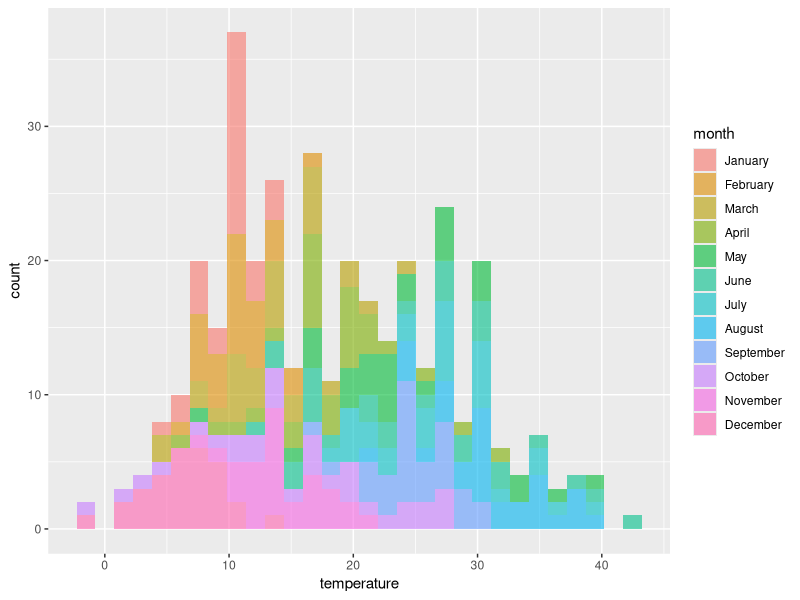
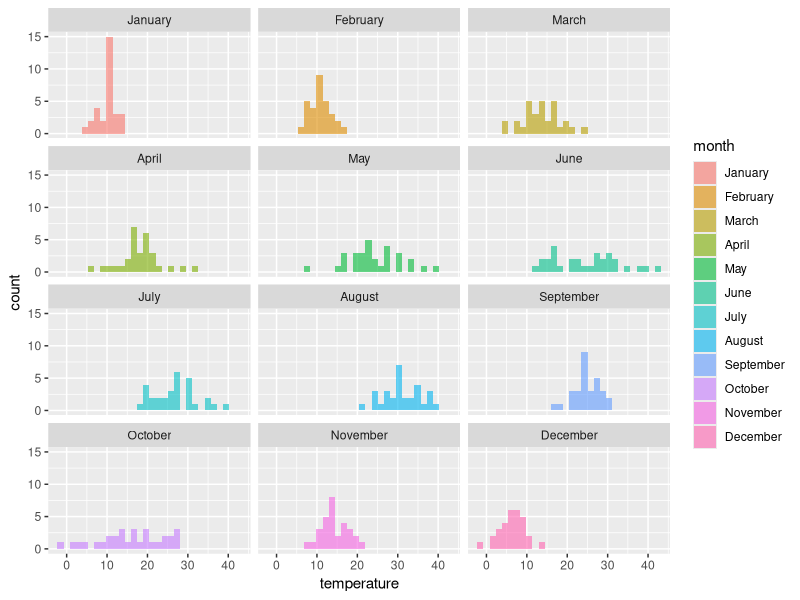
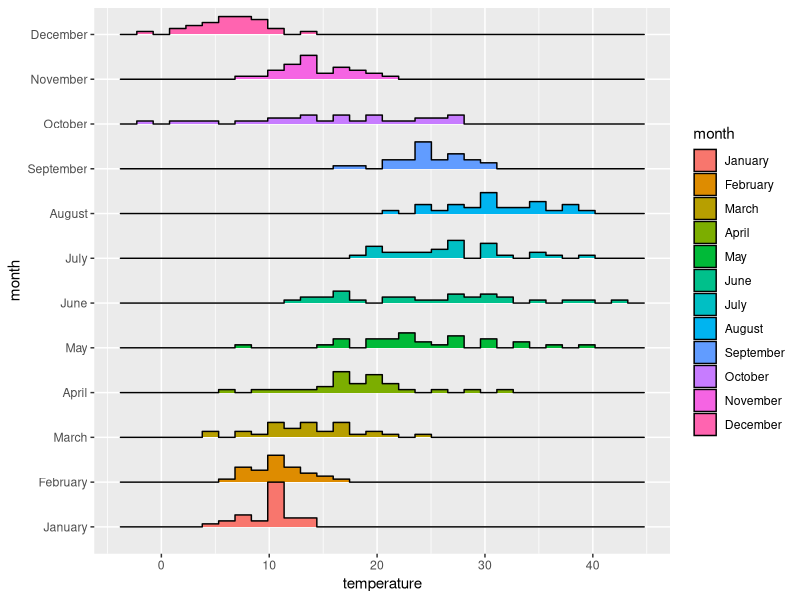
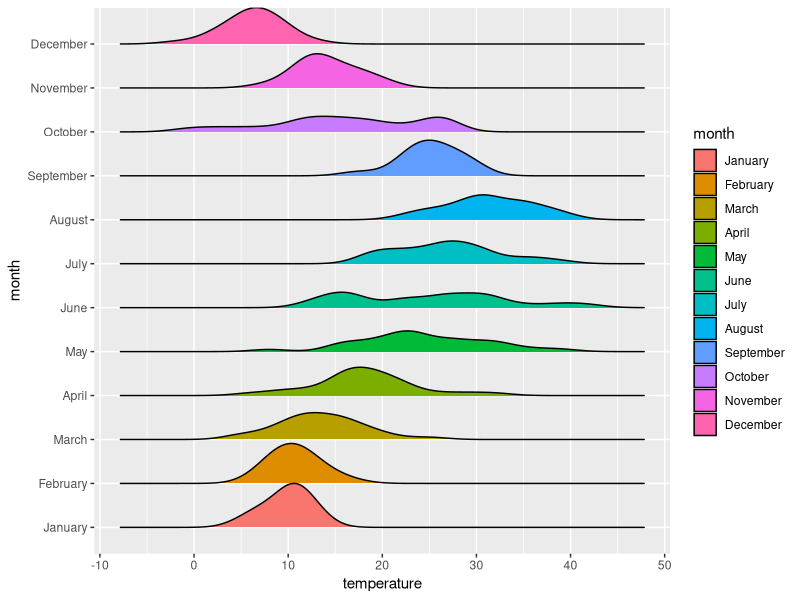
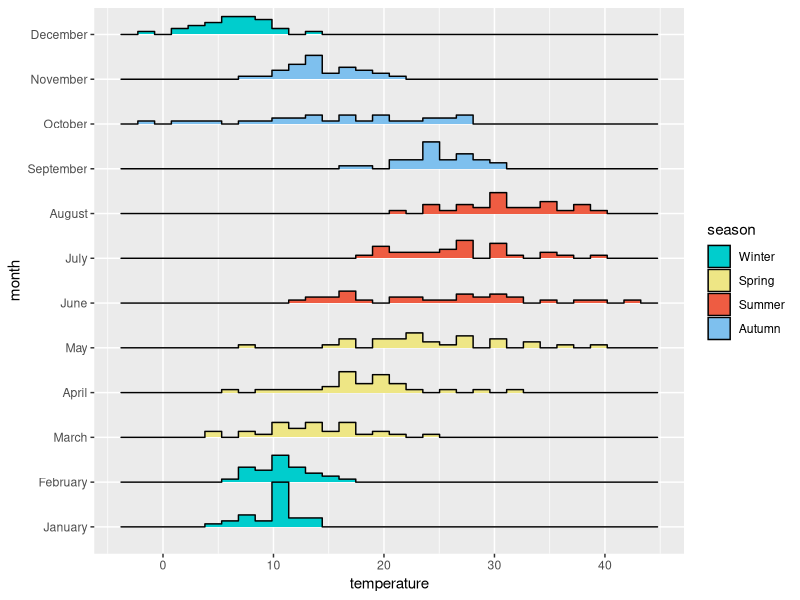

Here is the R script that generated these plots, in order:
## ---- chunk 1
knitr::opts_chunk$set(echo = TRUE)
## ---- chunk 2

library(ggridges)
library(magrittr)
library(tidyverse)



## ---- chunk 3


set.seed(1992)                                       # Set seed for reproducibility
example <- data.frame(day = 0, month = 0, temperature = 0)  # Create empty data
 
months_averages <- c(10, 11, 14, 18, 23, 26, 29, 32, 25 ,18, 14, 6)
months_sd <- c(3, 3, 4, 6, 7, 8, 5, 5, 4, 7, 4, 3)
 
for(i in 1:12) {                                     # Fill up data with random numbers
  example[(i*30 - 29):(i*30), "day"] <- 
    1:30
  example[(i*30 - 29):(i*30), "month"] <- 
    month.name[i]
  example[(i*30 - 29):(i*30), "temperature"] <-
    rnorm(n = 30, 
          mean = months_averages[i],
          sd = months_sd[i]) %>%
    round()
}
 
example$month <-                                     # Convert month variable into a factor
  example$month %>% 
  as_factor()
 
head(example)
## ---- chunk 4

histogram <-                                         # Draw histogram
  example %>%
  ggplot(aes( x = temperature, fill = month)) +
  geom_histogram( alpha = 0.6)
histogram


## ---- chunk 5

faceted_histogram <-                                 # Draw facet plot
  histogram +
  facet_wrap(~ month, nrow = 4)
faceted_histogram

 

## ---- chunk 6

ridge_histogram_plot <-                              # Draw histograms in ridgeline plot
  example %>%
  ggplot(aes(x = temperature , y = month,  fill = month)) +
  ggridges::geom_density_ridges(scale = 1,           # Overlap among histograms
                                stat = "binline")
ridge_histogram_plot

## ---- chunk 7

ridge_density_plot <-           # Draw densities in ridgeline plot
  example %>%
  ggplot(aes(x = temperature , y = month,  fill = month)) +
  ggridges::geom_density_ridges(scale = 1)           # Overlap among histograms
ridge_density_plot

## ---- chunk 8

example$season <-        # Add seasons to better see the group of months
  case_when(example$month %in% month.name[c(12, 1, 2)] ~ "Winter",
            example$month %in% month.name[c(3:5)] ~ "Spring",
            example$month %in% month.name[c(6:8)] ~ "Summer",
            example$month %in% month.name[c(9:11)] ~ "Autumn" ) %>%
  as_factor()
head(example)

## ---- chunk 9

ridge_histogram_by_season <-                         # Ridgeline plot with seasons
  example %>%
  ggplot(aes(x = temperature , y = month,  fill = season)) +
  ggridges::geom_density_ridges(scale = 1,           # Overlap among histograms
                                stat = "binline") +  # Draw histograms
  scale_fill_manual(values = c("cyan3",
                               "khaki2",
                               "tomato2",
                               "skyblue2"))
ridge_histogram_by_season

